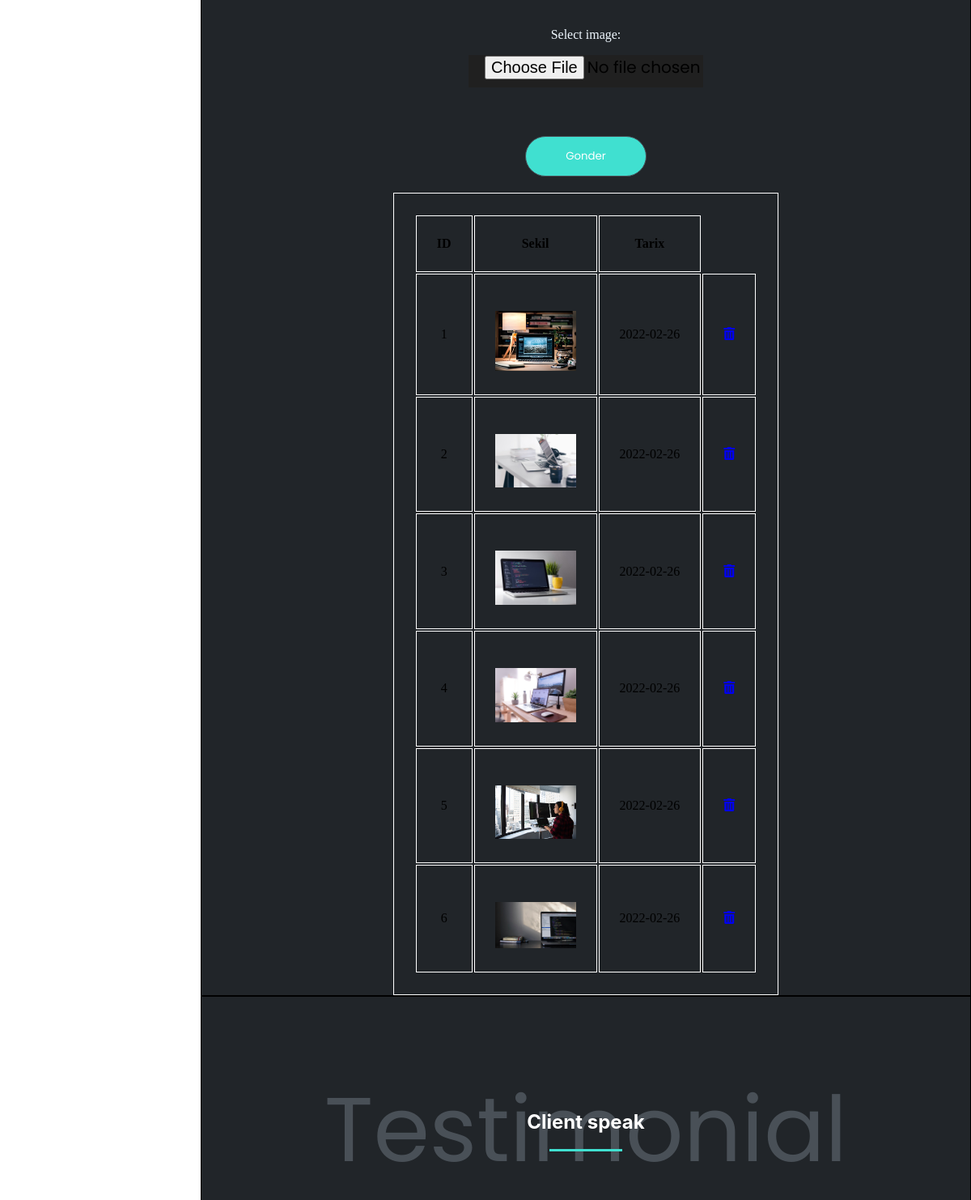
The app's page /cahan (middle part), older data.
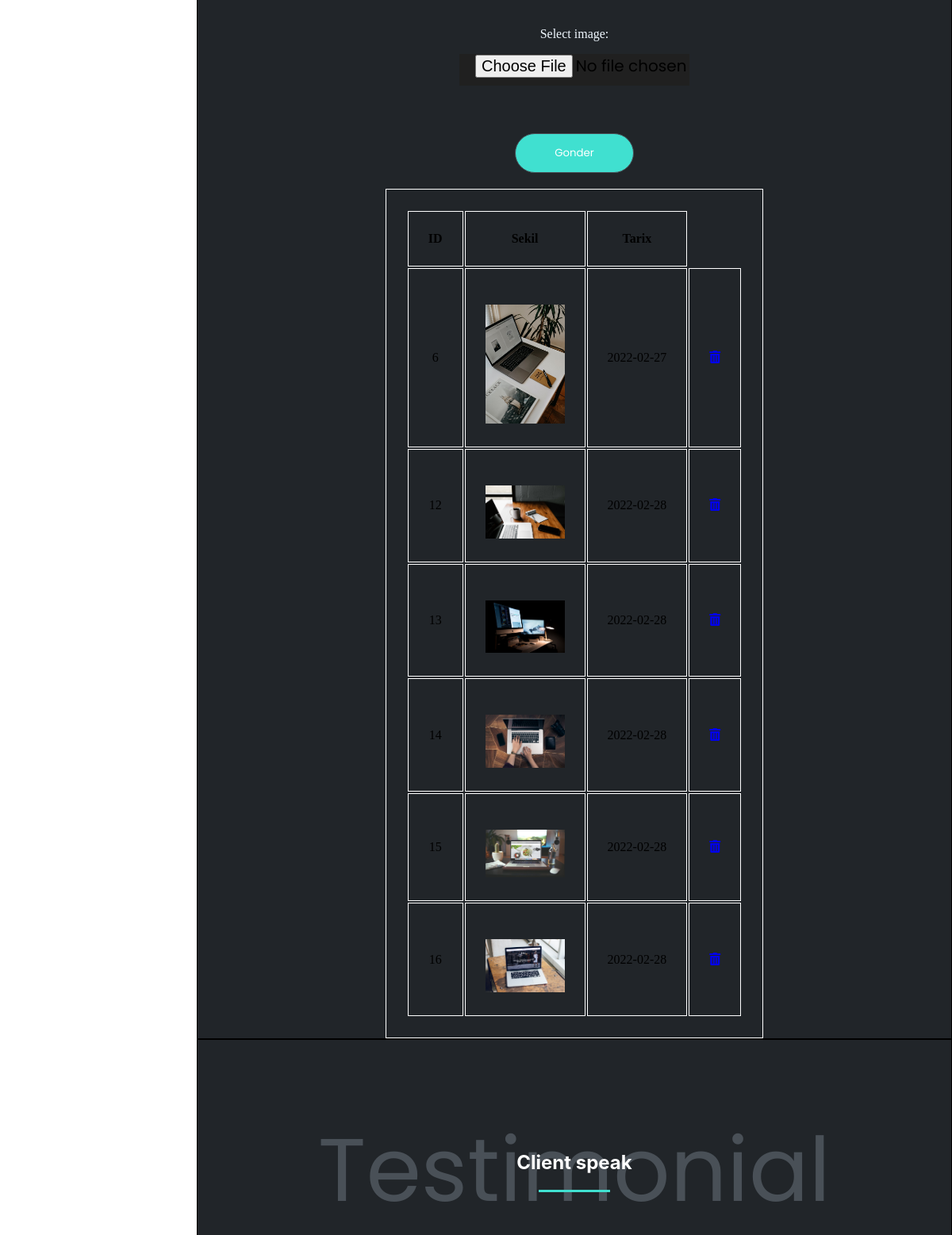
The same page, newer data.
### app.py (models this page shows)
class Emr(db.Model):
    n_id = db.Column(db.Integer, primary_key=True)
    n_img = db.Column(db.String(80))
    n_date = db.Column(db.String(120))

### app.py (the view, shortened to what this page needs)
@app.route('/cahan',methods=['GET','POST'])
def admin_indexxx():
  butunemrler=Emr.query.all()
  return render_template('admin.html',emrler=butunemrler)

### templates/admin.html (shortened to what this page needs)
<!DOCTYPE html>
<html lang="en">
<head>
    <link rel="stylesheet" href="../static/admin.css">
    <link rel="stylesheet" href="https://pro.fontawesome.com/releases/v5.10.0/css/all.css" />
</head>
<body>
    <section id="Portfolio">
        <div class="container1">
            <div class="resim">
                <div class="ikinc ">
                    <div class="send ">
                    </div>
                    <div class="soninput ">
                        <form action="/cahan" method="POST" enctype="multipart/form-data">
                            <div class="labelinput ">
                                <label for="img"><p>Select image:</p></label>
                                <input type="file" id="img" name="img" accept="image/*">
                            </div>
                            <div>
                                <div class="button1 "> <button type="submit ">
                                    <p>Gonder</p>
                                </button></div>
                            </div>
                        </form>
                    </div>
                </div>
                <table class="table">
                    <tr>
                        <th scope="col">ID</th>
                        <th scope="col">Sekil</th>
                        <th scope="col">Tarix</th>
                    </tr>
                    {% for emr in emrler %}
                    <tr>
                        <td>{{emr.n_id}}</td>
                        <td>
                            <img src="../static/uploads/{{emr.n_img}}" alt="" class="img-thumbnail" style="width: 100px;">
                        </td>
                        <td>{{emr.n_date}}</td>
                        <td>
                            <a href="/cahan/delete/{{emr.n_id}}"><i class="fas fa-trash-alt"></i></a>
                        </td>
                    </tr>
                    {% endfor %}
                </table>
            </div>
        </div>
    </section>
    <section id="Testimonial">
        <div class="container1">
            <div class="arxa">Testimonial</div>
            <h1>Client speak</h1>
            <div class="span"> </div>
            <div class="clents">
                <div class="ikinc ">
                    <div class="send ">
                    </div>
                </div>
            </div>
        </div>
    </section>
</body>
</html>

### static/admin.css (style rules this page uses)
body { margin: 0; }
html { scroll-behavior: smooth; }
.container1 { width: calc(100%-250px); height: 100%; border: 1px solid black; background-color: #212529; margin-left: 248px; width: calc(100% - 250px); text-align: center; position: relative; }
.arxa { font-size: 7em; font-family: "Poppins", sans-serif; color: #495057; position: absolute; top: 0; left: 0; right: 0; margin-top: 80px; font-style: bold; }
.span { background-color: turquoise; text-align: center; height: 3px; width: 90px; margin-left: 440px; position: relative; margin-top: 12px; margin-right: auto!important; margin-left: auto!important; }
.container1 h1 { color: white; font-family: -apple-system, BlinkMacSystemFont, 'Segoe UI', Roboto, Oxygen, Ubuntu, Cantarell, 'Open Sans', 'Helvetica Neue', sans-serif; margin-top: 140px; position: relative; text-align: center; }
#Portfolio { width: calc(100%-250px); max-height: 2500px; }
#Testimonial { width: calc(100%-250px); height: 1500px; }
.container1 { text-align: center; }
.resim img { width: 85%; height: 85%; margin-top: 20px; }
.resim { display: flex; justify-content: center; align-items: center; flex-direction: column; }
.clents { display: flex; margin-top: 40px; }
.soninput { display: grid; margin-bottom: 20px; }
.resim { display: flex; justify-content: center; align-items: center; }
.resim p { color: aliceblue; }
.labelinput { display: flex; flex-direction: column; justify-content: center; align-items: center; }
.clents { text-align: center; display: flex; align-items: center; justify-content: center; }
.labelinput input { margin-bottom: 30px; }
.soninput input { background: none; border: none; width: 270px; height: 40px; font-family: "Poppins", sans-serif; font-size: 20px; background-color: #202020; padding-left: 20px; }
.ikinc { text-align: center; display: flex; justify-content: center; align-items: center; flex-direction: column; }
.button1 button { border-radius: 30px; background-color: turquoise; width: 150px; height: 50px; border: 1px solid #495057; cursor: grab; outline: none; box-sizing: border-box; text-decoration: none; margin-top: 30px; -webkit-border-radius: 30px; -moz-border-radius: 30px; -ms-border-radius: 30px; -o-border-radius: 30px; }
.button1 p { background: none; color: white; border: none; text-decoration: none; background-color: none; font-family: "Poppins", sans-serif; }
table, th, td { border: 1px solid white; padding: 25px; }

Row changes from the older to the newer data that the page shows:
removed Emr: n_id "1", n_img (picture), n_date "2022-02-26"
removed Emr: n_id "2", n_img (picture), n_date "2022-02-26"
removed Emr: n_id "3", n_img (picture), n_date "2022-02-26"
removed Emr: n_id "4", n_img (picture), n_date "2022-02-26"
removed Emr: n_id "5", n_img (picture), n_date "2022-02-26"
changed Emr id 6: n_img: a different picture; n_date "2022-02-26" → "2022-02-27"
added Emr: n_id "12", n_img (picture), n_date "2022-02-28"
added Emr: n_id "13", n_img (picture), n_date "2022-02-28"
added Emr: n_id "14", n_img (picture), n_date "2022-02-28"
added Emr: n_id "15", n_img (picture), n_date "2022-02-28"
added Emr: n_id "16", n_img (picture), n_date "2022-02-28"
